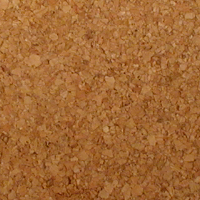
#> input picture kth/kth_test/1/16a-scale_10_im_1_col.png, 200 x 200 px; its folder holds only this picture in this run
$ python process.py
#> lines starting #> are read from the running program, lines starting #| are printed output that depends on the picture
import argparse
import time

from PIL import Image
import os

import numpy as np

IH = 128
IW = 128

OUT_F = '1_test.txt'
SRC_P = 'kth_test/1/'

with open(OUT_F, 'w') as fout:
    for root, ds, fs in os.walk(SRC_P):
        for f in fs:
            image = Image.open(SRC_P + f).convert('L')  # 用PIL中的Image.open打开图像
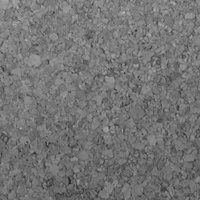
#> image: PIL image 200x200 L; min 32, max 184, mean 116
            image = image.resize((IH, IW))
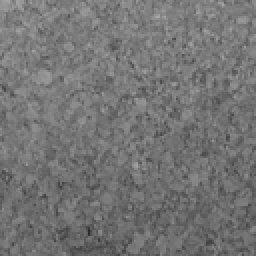
#> image: PIL image 128x128 L (shown 2 times larger); min 44, max 168, mean 116
            image_arr = np.array(image)  # 转化成numpy数组
            # image_arr = image_arr / 255
            image_arr = image_arr.reshape(-1)
#> image_arr = 16384 values, max 168 at index 1102, min 44 at index 14764, mean 116
            for i in image_arr:
                fout.write(str(i) + ' ')
#> this loop made 16384 passes
#> i on passes 1 to 3: 145, 156, 159
            fout.write('\n')

$ run again, on kth/kth_test/1/16a-scale_10_im_6_col.png
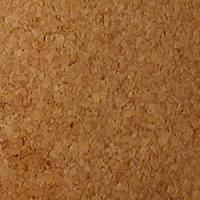
#> input picture kth/kth_test/1/16a-scale_10_im_6_col.png, 200 x 200 px
#> `image = Image.open(SRC_P + f).convert('L')`:
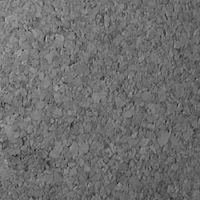
#> image: PIL image 200x200 L; min 23, max 179, mean 109.8
#> `image = image.resize((IH, IW))`:
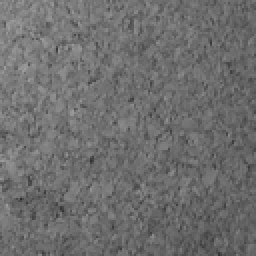
#> image: PIL image 128x128 L (shown 2 times larger); min 44, max 160, mean 109.8
#> image_arr = 16384 values, max 160 at index 4364, min 44 at index 12682, mean 109.8
#> the loop `for i in image_arr:` made 16384 passes
#> i on passes 1 to 3: 124, 127, 135

$ run again, on kth/kth_test/1/16a-scale_10_im_7_col.png
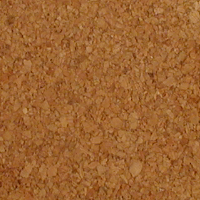
#> input picture kth/kth_test/1/16a-scale_10_im_7_col.png, 200 x 200 px
#> `image = Image.open(SRC_P + f).convert('L')`:
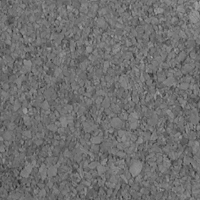
#> image: PIL image 200x200 L; min 38, max 168, mean 111.5
#> `image = image.resize((IH, IW))`:
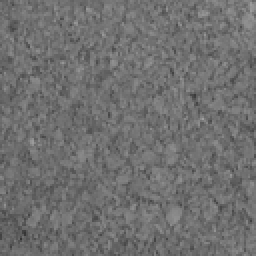
#> image: PIL image 128x128 L (shown 2 times larger); min 52, max 160, mean 111.5
#> image_arr = 16384 values, max 160 at index 7653, min 52 at index 15242, mean 111.5
#> the loop `for i in image_arr:` made 16384 passes
#> i on passes 1 to 3: 94, 97, 101

$ run again, on kth/kth_test/1/16a-scale_10_im_9_col.png
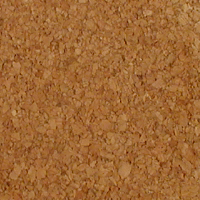
#> input picture kth/kth_test/1/16a-scale_10_im_9_col.png, 200 x 200 px
#> `image = Image.open(SRC_P + f).convert('L')`:
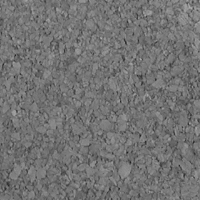
#> image: PIL image 200x200 L; min 32, max 175, mean 114.9
#> `image = image.resize((IH, IW))`:
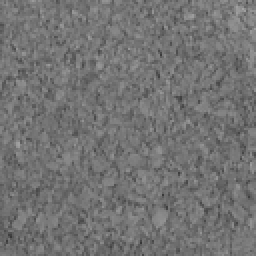
#> image: PIL image 128x128 L (shown 2 times larger); min 55, max 163, mean 114.9
#> image_arr = 16384 values, max 163 at index 633, min 55 at index 15109, mean 114.9
#> the loop `for i in image_arr:` made 16384 passes
#> i on passes 1 to 3: 116, 123, 110

$ run again, on kth/kth_test/1/16a-scale_10_im_2_col.png
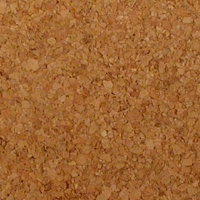
#> input picture kth/kth_test/1/16a-scale_10_im_2_col.png, 200 x 200 px
#> `image = Image.open(SRC_P + f).convert('L')`:
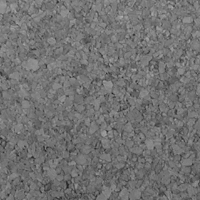
#> image: PIL image 200x200 L; min 30, max 176, mean 113.7
#> `image = image.resize((IH, IW))`:
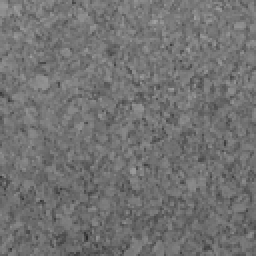
#> image: PIL image 128x128 L (shown 2 times larger); min 41, max 162, mean 113.7
#> image_arr = 16384 values, max 162 at index 1357, min 41 at index 15147, mean 113.7
#> the loop `for i in image_arr:` made 16384 passes
#> i on passes 1 to 3: 136, 135, 132
